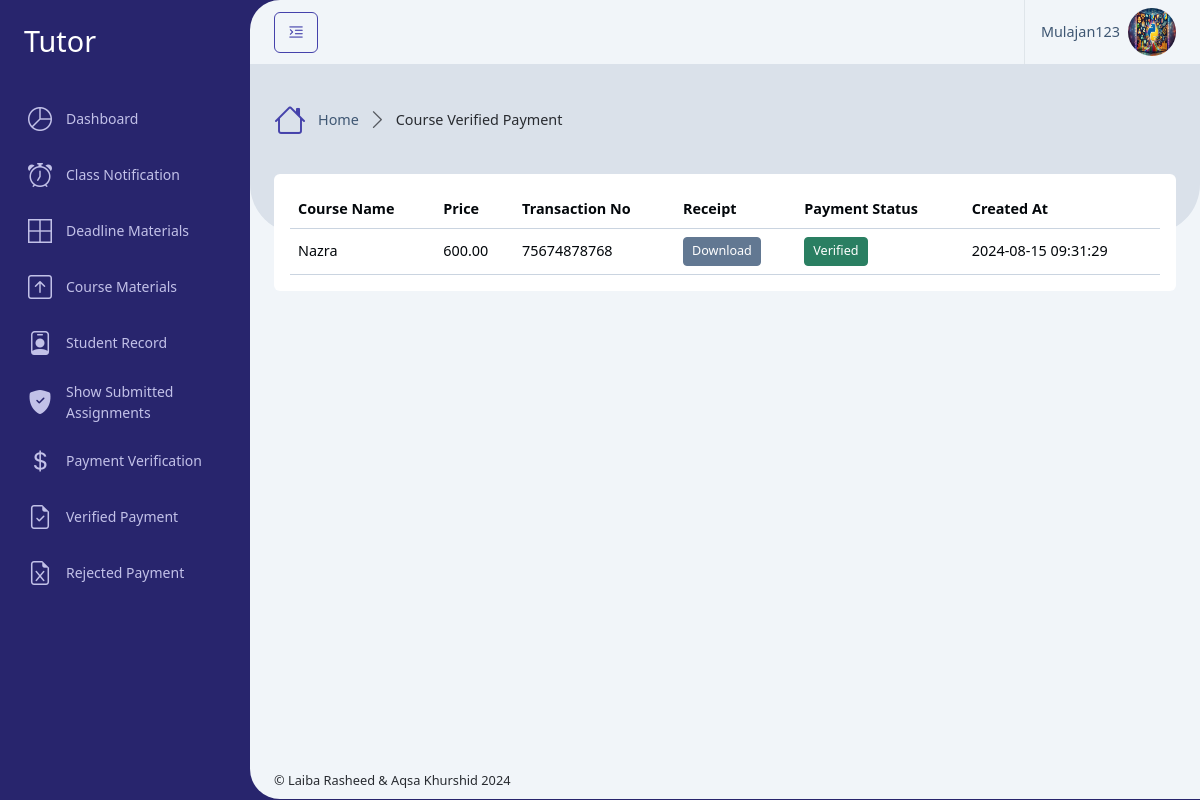
Page /Tutor/verified_payment.php (signed in) on the committed database.
### tables this page shows
CREATE TABLE `users` (
  `id` int(11) NOT NULL,
  `username` varchar(50) NOT NULL,
  `email` varchar(100) NOT NULL,
  `cnic` varchar(20) DEFAULT NULL,
  `date_of_birth` date DEFAULT NULL,
  `gender` varchar(20) DEFAULT NULL,
  `age` int(11) DEFAULT NULL,
  `address` varchar(255) DEFAULT NULL,
  `phone` varchar(20) DEFAULT NULL,
  `quranic_qualification` enum('Haifz','Tajweed','Tafseer','Nazra','Basic_Language_Courses','Other_Relevant_Qualification') DEFAULT 'Haifz',
  `profile_photo` varchar(255) DEFAULT NULL,
  `upload_cv` varchar(255) DEFAULT NULL,
  `password` varchar(255) NOT NULL,
  `role_id` int(11) NOT NULL,
  `isActive` tinyint(1) NOT NULL,
  `created_at` timestamp NOT NULL DEFAULT current_timestamp()
);

CREATE TABLE `course_registration` (
  `id` int(11) NOT NULL,
  `course_id` int(11) DEFAULT NULL,
  `user_id` int(11) DEFAULT NULL,
  `transaction_no` varchar(255) DEFAULT NULL,
  `receipt_path` varchar(255) DEFAULT NULL,
  `price` decimal(20,2) DEFAULT NULL,
  `payment_status` varchar(255) DEFAULT NULL,
  `created_at` timestamp NOT NULL DEFAULT current_timestamp()
);

CREATE TABLE `courses` (
  `id` int(11) NOT NULL,
  `name` varchar(255) NOT NULL,
  `description` text DEFAULT NULL,
  `price` decimal(20,2) DEFAULT NULL,
  `created_at` timestamp NOT NULL DEFAULT current_timestamp()
);

### Tutor/verified_payment.php (called while the page is built, shortened)
<?php
    require '../Database/config.php';
    $user = getUserData($_SESSION['user_id']);
    $user_id = $_SESSION['user_id'];
    $sql = "SELECT course_registration.*, courses.name AS course_name
            FROM course_registration
            JOIN courses ON course_registration.course_id = courses.id
            JOIN course_instructor_assigned ON course_registration.course_id = course_instructor_assigned.course_id
            WHERE course_instructor_assigned.instructor_id = ? AND course_registration.payment_status = 'Verified'";
    $stmt = $conn->prepare($sql);
    $stmt->bind_param("i", $user_id);
    $stmt->execute();
    $result = $stmt->get_result();
    include '../setting/_Layout.php';
?>

### Database/config.php (called while the page is built, shortened)
<?php
    $servername = "localhost";
    $username = "root";
    $password = "";
    $dbname = "online_quran_tutor_db";
    $conn = new mysqli($servername, $username, $password, $dbname);
    function getUserData($user_id) {
        global $conn;
        $stmt = $conn->prepare("SELECT * FROM users WHERE id = ?");
        $stmt->bind_param("i", $user_id);
        $stmt->execute();
        $result = $stmt->get_result();
        return $result->fetch_assoc();
    }
?>

### Tutor/verified_payment_content.php (the view, shortened to what this page needs)
<div class="row">
    <div class="col-xxl-12">
        <div class="card mb-4">
            <div class="card-body">
                <div class="table-responsive">
                    <table class="table align-middle table-hover m-0">
                        <thead>
                            <tr>
                                <th scope="col">Course Name</th>
                                <th scope="col">Price</th>
                                <th scope="col">Transaction No</th>
                                <th scope="col">Receipt</th>
                                <th scope="col">Payment Status</th>
                                <th scope="col">Created At</th>
                            </tr>
                        </thead>
                        <tbody>
                            <?php
                            if ($result->num_rows > 0) {
                                while ($row = $result->fetch_assoc()) {
                                    $file_path = '../assets/uploads/receipts/' . $row['receipt_path'];
                            ?>
                                    <tr>
                                        <td><?php echo htmlspecialchars($row['course_name']); ?></td>
                                        <td><?php echo htmlspecialchars($row['price']); ?></td>
                                        <td><?php echo htmlspecialchars($row['transaction_no']); ?></td>
                                        <td>
                                            <?php if (!empty($row['receipt_path']) && file_exists($file_path)) { ?>
                                                <a href="<?php echo htmlspecialchars($file_path); ?>" class="btn btn-sm btn-secondary" download>
                                                    Download
                                                </a>
                                            <?php } else {
                                                echo '';
                                            } ?>
                                        </td>
                                        <td>
                                            <a class="btn btn-sm btn-success">
                                                <?php echo htmlspecialchars($row['payment_status']); ?>
                                            </a>
                                        </td>
                                        <td><?php echo htmlspecialchars($row['created_at']); ?></td>
                                    </tr>
                            <?php
                                }
                            } else {
                            ?>
                                <tr>
                                    <td colspan="7">No Course Registration found.</td>
                                </tr>
                            <?php
                            }
                            ?>
                        </tbody>
                    </table>
                </div>
            </div>
        </div>
    </div>
</div>

### setting/_Header.php (shortened to what this page needs)
<div class="app-header d-flex align-items-center">
    <div class="d-flex">
        <button class="btn btn-outline-primary me-2 pin-sidebar" id="pin-sidebar">
            <i class="bi bi-text-indent-left fs-5"></i>
        </button>
    </div>
    <div class="header-actions">
        <div class="dropdown ms-3">
            <a id="userSettings" class="dropdown-toggle d-flex py-2 align-items-center ps-3 border-start" href="#!"
                role="button" data-bs-toggle="dropdown" aria-expanded="false">
                <span class="d-none d-md-block me-2"><?php echo htmlspecialchars($user['username']); ?></span>
                <img src="../assets/uploads/<?php echo htmlspecialchars($user['profile_photo']); ?>" class="rounded-circle img-3x" alt="Bootstrap Gallery" />
            </a>
        </div>
    </div>
</div>

### rows in the picture
users: username "Mulajan123", profile_photo (picture)
course_registration: course.name "Nazra", price "600.00", transaction_no "75674878768", payment_status "Verified", created_at "2024-08-15 09:31:29"

### other values in the picture
$roleTitle "Tutor"
$title "Course Verified Payment"
